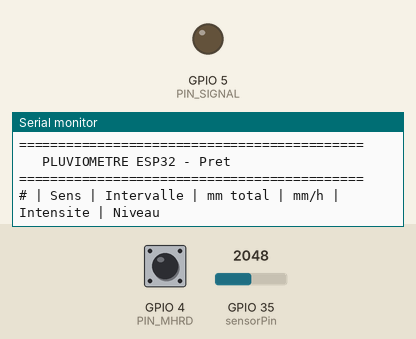
Simulated run of this sketch. Board: ESP32. Parts: output pins drawn as LEDs (lit = HIGH), the last lines printed to the serial monitor. The test bench sets the inputs (shaded band); at power-on: GPIO 4 (PIN_MHRD) HIGH, GPIO 35 (sensorPin) = 2048 (analog values on the 0–4095 scale). Pins used as bus, display or sensor lines are not drawn.

Above: at 1.2 s.
1.3 s: GPIO 4 (PIN_MHRD) pulled LOW for 0.15 s
At 2.1 s:
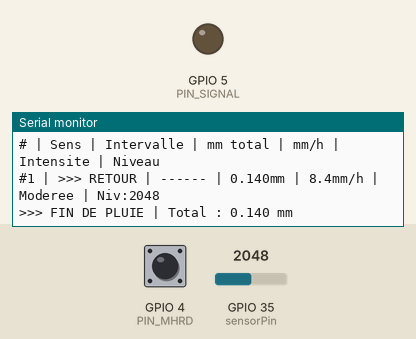
2.9 s: GPIO 4 (PIN_MHRD) pulled LOW for 1 s
At 4.4 s:
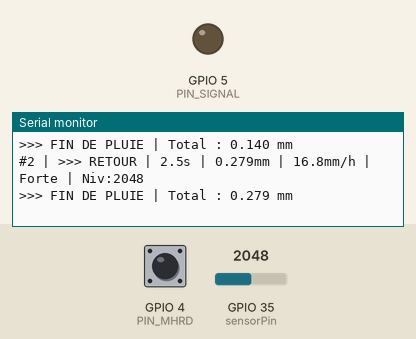
5.4 s: GPIO 4 (PIN_MHRD) pulsed LOW 2 times (0.12 s each, 0.3 s apart)
At 6.6 s:
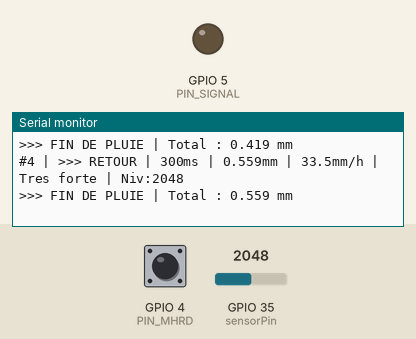
7.5 s: GPIO 4 (PIN_MHRD) pulsed LOW 5 times (0.12 s each, 0.3 s apart)
At 10.1 s:
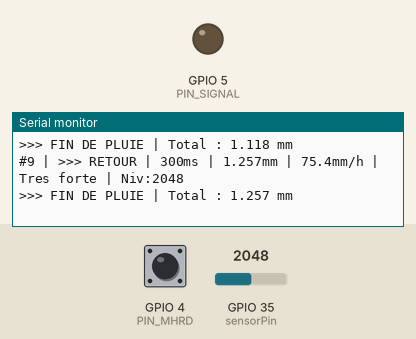

Measured:
- after the input at 1.3 s, the serial monitor: prints a new line after 0.16 s (image 1)
- after the input at 2.9 s, the serial monitor: prints a new line after 1.0 s (image 2)
- after the input at 5.4 s, the serial monitor: prints a new line after 0.13 s (image 3)
- after the input at 7.5 s, the serial monitor: prints a new line after 0.13 s (image 4)

The sketch:

Code_Partie3_MH-RD_HW-038.ino
```cpp
// ============================================================
//  PLUVIOMETRE INTELLIGENT - ESP32
//  MH-RD + Capteur niveau
// ============================================================
//  ATTENTION : ESP32 = 3.3V — toutes les broches sont 3.3V
//  Diviseur de tension obligatoire sur GPIO 35
// ============================================================

// ---- Broches ESP32 -----------------------------------------
const int PIN_MHRD    = 4;    // MH-RD → GPIO 4 (interrupt)
const int PIN_SIGNAL  = 5;    // LED pluie en cours → GPIO 5
const int sensorPower = 15;   // Alim. capteur niveau → GPIO 15
const int sensorPin   = 35;   // Signal niveau → GPIO 35 (ADC)

// ---- Calibration -------------------------------------------
const float MM_PAR_BASCULE = 0.2794;
const int   DEBOUNCE_MS    = 200;
const long  TIMEOUT_PLUIE  = 60000;

// ---- Seuils niveau eau (recalibrer pour 3.3V = 4095 max) ---
const int NIVEAU_SEC     = 400;
const int NIVEAU_HUMIDE  = 1600;
const int NIVEAU_PLEIN   = 3200;

// ---- Variables bascule -------------------------------------
volatile unsigned long compteur        = 0;
volatile unsigned long dernierTemps    = 0;
volatile unsigned long intervalleMs    = 0;
volatile bool          nouvelleBascule = false;
volatile bool          etatMHRD        = false;

// ---- Variables calcul --------------------------------------
unsigned long bascules1min = 0;
unsigned long t1min        = 0;
bool          pluieEnCours = false;
float         mmTotal      = 0;
float         mmhActuel    = 0;
int           niveauRaw    = 0;

// ============================================================
//  Lecture capteur niveau
// ============================================================
int readSensor() {
  digitalWrite(sensorPower, HIGH);
  delay(10);
  int val = analogRead(sensorPin);
  digitalWrite(sensorPower, LOW);
  return val;
}

// ============================================================
String intensitePluie(float mmh) {
  if      (mmh == 0)   return "Aucune";
  else if (mmh < 1.0)  return "Bruine";
  else if (mmh < 5.0)  return "Faible";
  else if (mmh < 15.0) return "Moderee";
  else if (mmh < 30.0) return "Forte";
  else                 return "Tres forte";
}

// ============================================================
//  ISR — IRAM_ATTR obligatoire sur ESP32 !
// ============================================================
void IRAM_ATTR ISR_falling() {
  unsigned long maintenant = millis();
  if (maintenant - dernierTemps > DEBOUNCE_MS) {
    intervalleMs    = maintenant - dernierTemps;
    dernierTemps    = maintenant;
    compteur++;
    bascules1min++;
    nouvelleBascule = true;
    etatMHRD        = false;
  }
}

void IRAM_ATTR ISR_rising() {
  unsigned long maintenant = millis();
  if (maintenant - dernierTemps > DEBOUNCE_MS) {
    intervalleMs    = maintenant - dernierTemps;
    dernierTemps    = maintenant;
    compteur++;
    bascules1min++;
    nouvelleBascule = true;
    etatMHRD        = true;
  }
}

// ============================================================
void setup() {
  Serial.begin(115200);

  // ---- Broches --------------------------------------------
  pinMode(PIN_MHRD,    INPUT_PULLUP);
  pinMode(PIN_SIGNAL,  OUTPUT);
  pinMode(sensorPower, OUTPUT);
  pinMode(sensorPin,   INPUT);        // GPIO 35 = input only
  digitalWrite(PIN_SIGNAL,  LOW);
  digitalWrite(sensorPower, LOW);

  // ---- ADC ESP32 : résolution 12 bits ---------------------
  analogReadResolution(12);

  // ---- Interruptions deux sens ----------------------------
  attachInterrupt(digitalPinToInterrupt(PIN_MHRD), ISR_falling, FALLING);
  attachInterrupt(digitalPinToInterrupt(PIN_MHRD), ISR_rising,  RISING);

  t1min = millis();

  Serial.println("============================================");
  Serial.println("   PLUVIOMETRE ESP32 - Pret                ");
  Serial.println("============================================");
  Serial.println("# | Sens | Intervalle | mm total | mm/h | Intensite | Niveau");
}
// ============================================================
void loop() {
  unsigned long maintenant = millis();

  niveauRaw = readSensor();

  noInterrupts();
  unsigned long b1 = bascules1min;
  interrupts();
  mmhActuel = (b1 / 2.0) * MM_PAR_BASCULE * 60.0;

  // ---- Nouvelle bascule -----------------------------------
  if (nouvelleBascule) {
    nouvelleBascule = false;

    noInterrupts();
    unsigned long cnt  = compteur;
    unsigned long iMs  = intervalleMs;
    bool          sens = etatMHRD;
    interrupts();

    mmTotal      = cnt * (MM_PAR_BASCULE / 2.0);
    pluieEnCours = true;
    digitalWrite(PIN_SIGNAL, HIGH);

    Serial.print("#");
    Serial.print(cnt);
    Serial.print(" | ");
    Serial.print(sens ? ">>> RETOUR" : "<<< DEPART");
    Serial.print(" | ");
    if (cnt <= 1) { Serial.print("------"); }
    else if (iMs < 1000) { Serial.print(iMs); Serial.print("ms"); }
    else { Serial.print(iMs / 1000.0, 1); Serial.print("s"); }
    Serial.print(" | ");
    Serial.print(mmTotal, 3);
    Serial.print("mm | ");
    Serial.print(mmhActuel, 1);
    Serial.print("mm/h | ");
    Serial.print(intensitePluie(mmhActuel));
    Serial.print(" | Niv:");
    Serial.println(niveauRaw);
  }

  // ---- Reset compteur 1 minute ----------------------------
  if (maintenant - t1min >= 60000UL) {
    noInterrupts();
    bascules1min = 0;
    interrupts();
    t1min = maintenant;
  }

  // ---- Fin de pluie ---------------------------------------
  if (pluieEnCours && (maintenant - dernierTemps > TIMEOUT_PLUIE)) {
    pluieEnCours = false;
    digitalWrite(PIN_SIGNAL, LOW);
    Serial.println(">>> FIN DE PLUIE | Total : " + String(mmTotal, 3) + " mm");
  }
}
```
